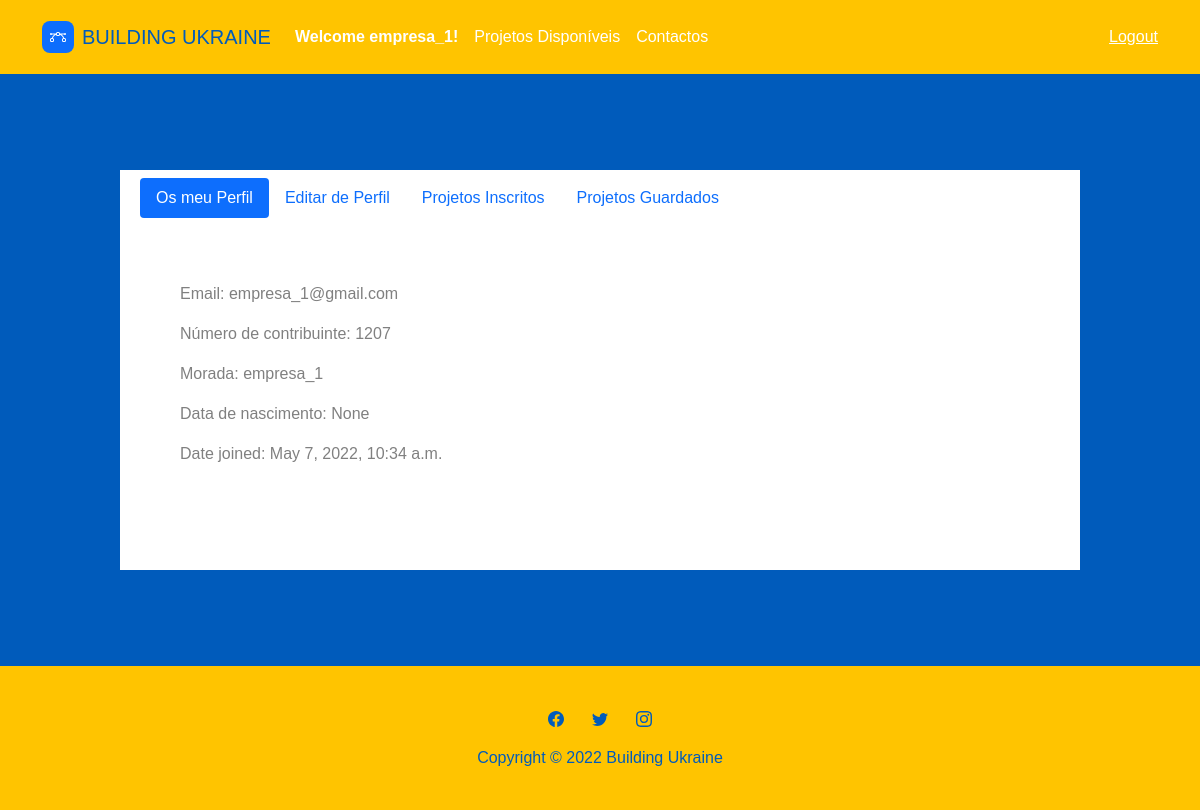
Screenshot of /slavaukraine/ (signed in) with the database file from the repository.
### slavaukraine/models.py (models this page shows, shortened)
class Person(AbstractBaseUser):
    MALE='Male'
    FEMALE='Female'
    BINARY='Binary'
    NONBINARY='Nonbinary'
    OTHER='Other'
    GENDER = [
        (MALE,'Male'),
        (FEMALE,'Female'),
        (BINARY,'Binary'),
        (NONBINARY,'Nonbinary'),
        (OTHER,'Other'),
    ]
    email                       =models.EmailField(verbose_name="email", max_length=60, unique=True)
    username                    =models.CharField(max_length=30, unique=True)
    profile_image               =models.ImageField(null=True,blank=True)
    taxnumber                   =models.CharField( unique=True, max_length=10, validators=[RegexValidator(r'^\d{1,10}$')])
    date_joined                 =models.DateTimeField(verbose_name='date joined', auto_now_add=True)
    last_login                  =models.DateTimeField(verbose_name='last login', auto_now=True)
    is_admin                    =models.BooleanField(default=False)
    is_active                   = models.BooleanField(default=True)
    is_staff                    = models.BooleanField(default=False)
    is_superuser                = models.BooleanField(default=False)
    is_enterprise               = models.BooleanField(null=True, blank=True)
    is_person                   = models.BooleanField(null=True, blank=True)
    first_name                  = models.CharField(max_length=30,null=True, blank=True)
    last_name                   = models.CharField(max_length=30,null=True, blank=True)
    gender                      = models.CharField(max_length=10,choices=GENDER,null=True, blank=True)
    address                     = models.CharField(max_length=150,null=True, blank=True)
    birth                       = models.DateField(null=True, blank=True)
    USERNAME_FIELD = 'email'
    REQUIRED_FIELDS = ['username', ]
    objects = MyPersonManager()
    class Meta:
        abstract = False
        verbose_name= "Utilizadores singulares"
        verbose_name_plural= "Utilizadores singulares"

### slavaukraine/views.py (the view)
# urls.py: path("",views.home_screen, name="home"),
def home_screen(request):
    if request.user.is_authenticated & request.user.is_active:
                return render(request, 'slavaukraine/reserved.html');
    else:
        name_user = "anonymous"
    context = {
        'name_user': name_user,
    }
    return render(request, 'slavaukraine/home.html', context);

### slavaukraine/templates/slavaukraine/reserved.html (shortened to what this page needs)
{% extends "slavaukraine/template.html" %}
{% load static %}
{% block main %}
    <div>
        <section class="position-relative py-4 py-xl-5">
            <div class="container position-relative reserved-page-card">
                <div class="row d-flex justify-content-center reserved-page-card">
                    <div class="col-md-12 col-lg-12 col-xl-12">
                        <ul class="nav nav-pills mb-4 reserved-page-buttons" id="pills-tab" role="tablist">
                            <li class="nav-item" role="presentation">
                                <button class="nav-link active" id="pills-home-tab" data-bs-toggle="pill"
                                        data-bs-target="#pills-home" type="button" role="tab" aria-controls="pills-home"
                                        aria-selected="true">Os meu Perfil
                                </button>
                            </li>
                            <li class="nav-item" role="presentation">
                                <button class="nav-link" id="pills-home-tab" data-bs-toggle="pill"
                                        data-bs-target="#pills-edit" type="button" role="tab" aria-controls="pills-home"
                                        aria-selected="true">Editar de Perfil
                                </button>
                            </li>
                            <li class="nav-item" role="presentation">
                                <button class="nav-link" id="pills-profile-tab" data-bs-toggle="pill"
                                        data-bs-target="#pills-profile" type="button" role="tab"
                                        aria-controls="pills-profile" aria-selected="false">Projetos Inscritos
                                </button>
                            </li>
                            <li class="nav-item" role="presentation">
                                <button class="nav-link" id="pills-contact-tab" data-bs-toggle="pill"
                                        data-bs-target="#pills-contact" type="button" role="tab"
                                        aria-controls="pills-contact" aria-selected="false">Projetos Guardados
                                </button>
                            </li>
                        </ul>
                        <div class="tab-content reserved-page-information" id="pills-tabContent">
                            <div class="tab-pane fade show active reserved-page-information" id="pills-home"
                                 role="tabpanel"
                                 aria-labelledby="pills-home-tab">
                                <p>Email: {{ user.email }}</p>
                                <p>Número de contribuinte: {{ user.taxnumber }}</p>
                                <p>Morada: {{ user.address }}</p>
                                <p>Data de nascimento: {{ user.birth }}</p>
                                <p>Date joined: {{ user.date_joined }}</p>
                            </div>
                            <div class="tab-pane fade show active reserved-page-information" id="pills-home"
                                 role="tabpanel"
                                 aria-labelledby="pills-edit-tab">
                            </div>
                        </div>
                    </div>
                </div>
            </div>
        </section>
    </div>
{% endblock %}

### slavaukraine/templates/slavaukraine/template.html (shortened to what this page needs)
{% load static %}
<!DOCTYPE html>
<html lang="pt-pt">
{% block head %}
    <head>
        <link rel="stylesheet" href={% static "slavaukraine/assets/bootstrap/css/bootstrap.min.css" %}>
        <link rel="stylesheet" href={% static "slavaukraine/assets/css/Hero-Carousel.css" %}>
        <link rel="stylesheet" href={% static "slavaukraine/assets/css/Navbar-With-Button.css" %}>
        <link rel="stylesheet" href={% static "slavaukraine/assets/css/styles.css" %}>
    </head>
{% endblock %}
<body>
{% block navbar %}
    <nav class="navbar navbar-light navbar-expand-md py-3">
        <div class="container"><a class="navbar-brand d-flex align-items-center"
                                  href="{% url 'slavaukraine:home' %}"><span
                class="bs-icon-sm bs-icon-rounded bs-icon-primary d-flex justify-content-center align-items-center me-2 bs-icon"></span><span class="color-uk">BUILDING UKRAINE</span></a>
            <div class="collapse navbar-collapse color-uk" id="navcol-1">
                <ul class="navbar-nav me-auto">
                <br>
                    {% if user.is_authenticated %}
                        <li class="nav-item"><a class="nav-link active color-uk-w-b" href="#">    Welcome {{ user.username }}!     </a></li>
                    {% else %}
                        <li class="nav-item"><a class="nav-link active color-uk-w"
                                                href="{% url 'slavaukraine:registerperson' %}">Seja Voluntário</a></li>
                        <li class="nav-item"><a class="nav-link active color-uk-w" href="{% url 'slavaukraine:registerenterprise' %}">A minha empresa quer ajudar!</a></li>
                    {% endif %}
                    <li class="nav-item"><a class="nav-link active color-uk-w" href="#">Projetos Disponíveis</a></li>
                    <li class="nav-item"><a class="nav-link active color-uk-w" href="{% url 'slavaukraine:contacts' %}">Contactos</a>
                    </li>
                </ul>
                {% if user.is_authenticated %}
                    <a class="color-uk-w" href="{% url 'slavaukraine:logout' %}">Logout</a>
                {% else %}
                    <a class="color-uk-w" href="{% url 'slavaukraine:login' %}">Login</a> |
                    <a class="color-uk-w" href="{% url 'slavaukraine:registerperson' %}">Registo</a>
                {% endif %}
            </div>
        </div>
    </nav>
{% endblock %}
{% block main %}
{% endblock %}
{% block footer %}
    <footer class="text-center footer-configurations">
        <div class="container text-muted py-4">
            <ul class="list-inline color-uk">
                <li class="list-inline-item me-4">
                </li>
                <li class="list-inline-item me-4">
                </li>
                <li class="list-inline-item">
                </li>
            </ul>
            <p class="mb-0 color-uk">Copyright © 2022 Building Ukraine</p>
        </div>
    </footer>
{% endblock %}
</body>
</html>

### slavaukraine/static/slavaukraine/assets/css/Navbar-With-Button.css (style rules this page uses)
.bs-icon { --bs-icon-size: .75rem; display: flex; flex-shrink: 0; justify-content: center; align-items: center; font-size: var(--bs-icon-size); width: calc(var(--bs-icon-size) * 2); height: calc(var(--bs-icon-size) * 2); color: var(--bs-primary); }
.bs-icon-sm { --bs-icon-size: 1rem; }
.bs-icon.bs-icon-primary { color: var(--bs-white); background: var(--bs-primary); }
.bs-icon.bs-icon-rounded { border-radius: .5rem; }

### slavaukraine/static/slavaukraine/assets/css/styles.css (style rules this page uses)
html { color: #ffc400; }
body { color: #ffc400 !important; background: #005BBB !important; font-family: Helvetica, sans-serif }
nav { background: #ffc400; }
.color-uk { color: #005BBB !important; }
.color-uk-w { color: #ffffff !important; }
.color-uk-w-b { color: #ffffff !important; font-weight: bold; }
.footer-configurations { color: #005BBB !important; background: #ffc400 !important; height: auto !important; padding: 1rem; }
.reserved-page-card { background: #ffffff !important; width: 80% !important; margin-top: 1.5rem !important; }
.reserved-page-buttons { margin: 0.5rem !important; }
.reserved-page-information { margin: 0.5rem !important; color: grey; padding: 1rem !important; }

### rows the page displays
Person: username "empresa_1", email "empresa_1@gmail.com", taxnumber "1207", address "empresa_1", birth "None", date_joined "May 7, 2022, 10:34 a.m."
